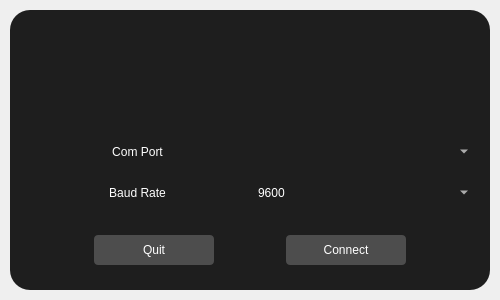
<?xml version="1.0" encoding="UTF-8"?>
<ui version="4.0">
 <class>MainWindow</class>
 <widget class="QMainWindow" name="MainWindow">
  <property name="geometry">
   <rect>
    <x>0</x>
    <y>0</y>
    <width>500</width>
    <height>300</height>
   </rect>
  </property>
  <property name="maximumSize">
   <size>
    <width>500</width>
    <height>300</height>
   </size>
  </property>
  <property name="windowTitle">
   <string>MainWindow</string>
  </property>
  <widget class="QWidget" name="centralwidget">
   <layout class="QHBoxLayout" name="horizontalLayout">
    <property name="spacing">
     <number>0</number>
    </property>
    <property name="leftMargin">
     <number>10</number>
    </property>
    <property name="topMargin">
     <number>10</number>
    </property>
    <property name="rightMargin">
     <number>10</number>
    </property>
    <property name="bottomMargin">
     <number>10</number>
    </property>
    <item>
     <widget class="QFrame" name="frame">
      <property name="maximumSize">
       <size>
        <width>500</width>
        <height>300</height>
       </size>
      </property>
      <property name="styleSheet">
       <string notr="true">background-color: rgb(30, 30, 30);
border-radius: 20px;</string>
      </property>
      <property name="frameShape">
       <enum>QFrame::NoFrame</enum>
      </property>
      <property name="frameShadow">
       <enum>QFrame::Raised</enum>
      </property>
      <layout class="QVBoxLayout" name="verticalLayout">
       <item>
        <widget class="QFrame" name="frame_tab">
         <property name="minimumSize">
          <size>
           <width>0</width>
           <height>100</height>
          </size>
         </property>
         <property name="maximumSize">
          <size>
           <width>16777215</width>
           <height>100</height>
          </size>
         </property>
         <property name="frameShape">
          <enum>QFrame::NoFrame</enum>
         </property>
         <property name="frameShadow">
          <enum>QFrame::Raised</enum>
         </property>
         <layout class="QVBoxLayout" name="verticalLayout_2">
          <item alignment="Qt::AlignHCenter">
           <widget class="QFrame" name="frame_logo_2">
            <property name="minimumSize">
             <size>
              <width>370</width>
              <height>50</height>
             </size>
            </property>
            <property name="maximumSize">
             <size>
              <width>370</width>
              <height>50</height>
             </size>
            </property>
            <property name="toolTipDuration">
             <number>0</number>
            </property>
            <property name="styleSheet">
             <string notr="true">background-image: url(:/icons/icons/fiberScope_.png);
border:none;
background-repeat: no-repeat;</string>
            </property>
            <property name="frameShape">
             <enum>QFrame::NoFrame</enum>
            </property>
            <property name="frameShadow">
             <enum>QFrame::Raised</enum>
            </property>
           </widget>
          </item>
         </layout>
        </widget>
       </item>
       <item>
        <widget class="QFrame" name="frame_bottom">
         <property name="frameShape">
          <enum>QFrame::NoFrame</enum>
         </property>
         <property name="frameShadow">
          <enum>QFrame::Raised</enum>
         </property>
         <layout class="QVBoxLayout" name="verticalLayout_3">
          <property name="spacing">
           <number>0</number>
          </property>
          <property name="leftMargin">
           <number>0</number>
          </property>
          <property name="topMargin">
           <number>0</number>
          </property>
          <property name="rightMargin">
           <number>0</number>
          </property>
          <property name="bottomMargin">
           <number>0</number>
          </property>
          <item>
           <widget class="QFrame" name="frame_2">
            <property name="frameShape">
             <enum>QFrame::StyledPanel</enum>
            </property>
            <property name="frameShadow">
             <enum>QFrame::Raised</enum>
            </property>
            <layout class="QVBoxLayout" name="verticalLayout_4">
             <item>
              <layout class="QGridLayout" name="gridLayout">
               <item row="0" column="0">
                <widget class="QLabel" name="label_2">
                 <property name="styleSheet">
                  <string notr="true">font: 87 12pt &quot;Segoe UI Black&quot;;
color: rgb(255, 255, 255);</string>
                 </property>
                 <property name="text">
                  <string>Com Port</string>
                 </property>
                 <property name="alignment">
                  <set>Qt::AlignCenter</set>
                 </property>
                </widget>
               </item>
               <item row="0" column="1">
                <widget class="QComboBox" name="comboBox_comPort">
                 <property name="minimumSize">
                  <size>
                   <width>0</width>
                   <height>35</height>
                  </size>
                 </property>
                 <property name="maximumSize">
                  <size>
                   <width>16777215</width>
                   <height>35</height>
                  </size>
                 </property>
                 <property name="styleSheet">
                  <string notr="true">QComboBox{
font: 63 12pt &quot;Segoe UI Semibold&quot;;
color: rgb(255, 255, 255);
border-radius:2px;
border-none;
color: rgb(255, 255, 255);
background-color: transparent;
}
QComboBox QAbstractItemView{border: 0px;color:white}</string>
                 </property>
                </widget>
               </item>
               <item row="1" column="0">
                <widget class="QLabel" name="label">
                 <property name="styleSheet">
                  <string notr="true">font: 87 12pt &quot;Segoe UI Black&quot;;
color: rgb(255, 255, 255);</string>
                 </property>
                 <property name="text">
                  <string>Baud Rate</string>
                 </property>
                 <property name="alignment">
                  <set>Qt::AlignCenter</set>
                 </property>
                </widget>
               </item>
               <item row="1" column="1">
                <widget class="QComboBox" name="comboBox_baudRate">
                 <property name="minimumSize">
                  <size>
                   <width>0</width>
                   <height>35</height>
                  </size>
                 </property>
                 <property name="maximumSize">
                  <size>
                   <width>16777215</width>
                   <height>35</height>
                  </size>
                 </property>
                 <property name="styleSheet">
                  <string notr="true">QComboBox{
font: 63 12pt &quot;Segoe UI Semibold&quot;;
color: rgb(255, 255, 255);
border-radius:2px;
border-none;
color: rgb(255, 255, 255);
background-color: transparent;
}
QComboBox QAbstractItemView{border: 0px;color:white}</string>
                 </property>
                 <item>
                  <property name="text">
                   <string>9600</string>
                  </property>
                 </item>
                 <item>
                  <property name="text">
                   <string>14400</string>
                  </property>
                 </item>
                 <item>
                  <property name="text">
                   <string>19200</string>
                  </property>
                 </item>
                 <item>
                  <property name="text">
                   <string>38400</string>
                  </property>
                 </item>
                 <item>
                  <property name="text">
                   <string>57600</string>
                  </property>
                 </item>
                 <item>
                  <property name="text">
                   <string>115200</string>
                  </property>
                 </item>
                </widget>
               </item>
              </layout>
             </item>
            </layout>
           </widget>
          </item>
          <item>
           <widget class="QFrame" name="frame_3">
            <property name="frameShape">
             <enum>QFrame::StyledPanel</enum>
            </property>
            <property name="frameShadow">
             <enum>QFrame::Raised</enum>
            </property>
            <layout class="QHBoxLayout" name="horizontalLayout_2">
             <item>
              <widget class="QPushButton" name="pushButton_quit">
               <property name="minimumSize">
                <size>
                 <width>120</width>
                 <height>30</height>
                </size>
               </property>
               <property name="maximumSize">
                <size>
                 <width>120</width>
                 <height>30</height>
                </size>
               </property>
               <property name="cursor">
                <cursorShape>PointingHandCursor</cursorShape>
               </property>
               <property name="styleSheet">
                <string notr="true">QPushButton{
font: 63 11pt &quot;Segoe UI Semibold&quot;;
color: rgb(255, 255, 255);
background-color: rgba(150, 150, 150,100);
border-radius:4px;
border:none;
background-repeat: no-repeat;
background-position: center;
}
QPushButton::hover{
background-color: rgb(130, 0, 0);
border-radius:4px;
border:none;
background-repeat: no-repeat;
background-position: center;
}</string>
               </property>
               <property name="text">
                <string>Quit</string>
               </property>
              </widget>
             </item>
             <item>
              <widget class="QPushButton" name="pushButton_connect">
               <property name="minimumSize">
                <size>
                 <width>120</width>
                 <height>30</height>
                </size>
               </property>
               <property name="maximumSize">
                <size>
                 <width>120</width>
                 <height>30</height>
                </size>
               </property>
               <property name="cursor">
                <cursorShape>PointingHandCursor</cursorShape>
               </property>
               <property name="styleSheet">
                <string notr="true">QPushButton{
font: 63 11pt &quot;Segoe UI Semibold&quot;;
color: rgb(255, 255, 255);
background-color: rgba(150, 150, 150,100);
border-radius:4px;
border:none;
background-repeat: no-repeat;
background-position: center;
}
QPushButton::hover{
background-color: rgb(0, 130, 0);
border-radius:4px;
border:none;
background-repeat: no-repeat;
background-position: center;
}</string>
               </property>
               <property name="text">
                <string>Connect</string>
               </property>
              </widget>
             </item>
            </layout>
           </widget>
          </item>
         </layout>
        </widget>
       </item>
      </layout>
     </widget>
    </item>
   </layout>
  </widget>
 </widget>
 <resources>
  <include location="resources.qrc"/>
 </resources>
 <connections/>
</ui>
